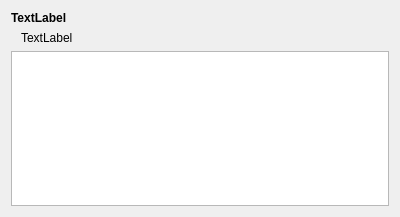
<?xml version="1.0" encoding="UTF-8"?>
<ui version="4.0">
 <class>DebconfMultiselect</class>
 <widget class="QWidget" name="DebconfMultiselect">
  <property name="geometry">
   <rect>
    <x>0</x>
    <y>0</y>
    <width>400</width>
    <height>217</height>
   </rect>
  </property>
  <property name="sizePolicy">
   <sizepolicy hsizetype="Expanding" vsizetype="Expanding">
    <horstretch>0</horstretch>
    <verstretch>0</verstretch>
   </sizepolicy>
  </property>
  <layout class="QGridLayout" name="gridLayout">
   <item row="0" column="0">
    <widget class="QLabel" name="descriptionL">
     <property name="font">
      <font>
       <weight>75</weight>
       <bold>true</bold>
      </font>
     </property>
     <property name="text">
      <string comment="KDE::DoNotExtract">TextLabel</string>
     </property>
     <property name="wordWrap">
      <bool>true</bool>
     </property>
     <property name="buddy">
      <cstring>multiselectLV</cstring>
     </property>
    </widget>
   </item>
   <item row="2" column="0">
    <widget class="QListView" name="multiselectLV">
     <property name="editTriggers">
      <set>QAbstractItemView::NoEditTriggers</set>
     </property>
     <property name="showDropIndicator" stdset="0">
      <bool>false</bool>
     </property>
     <property name="selectionMode">
      <enum>QAbstractItemView::NoSelection</enum>
     </property>
    </widget>
   </item>
   <item row="1" column="0">
    <widget class="QLabel" name="extendedDescriptionL">
     <property name="text">
      <string comment="KDE::DoNotExtract">TextLabel</string>
     </property>
     <property name="wordWrap">
      <bool>true</bool>
     </property>
     <property name="indent">
      <number>10</number>
     </property>
     <property name="buddy">
      <cstring>multiselectLV</cstring>
     </property>
    </widget>
   </item>
  </layout>
 </widget>
 <resources/>
 <connections/>
</ui>
